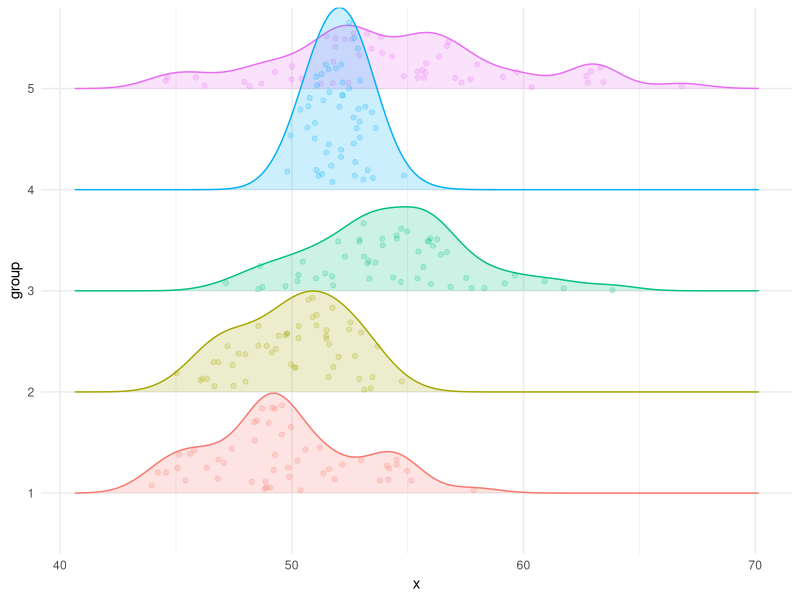
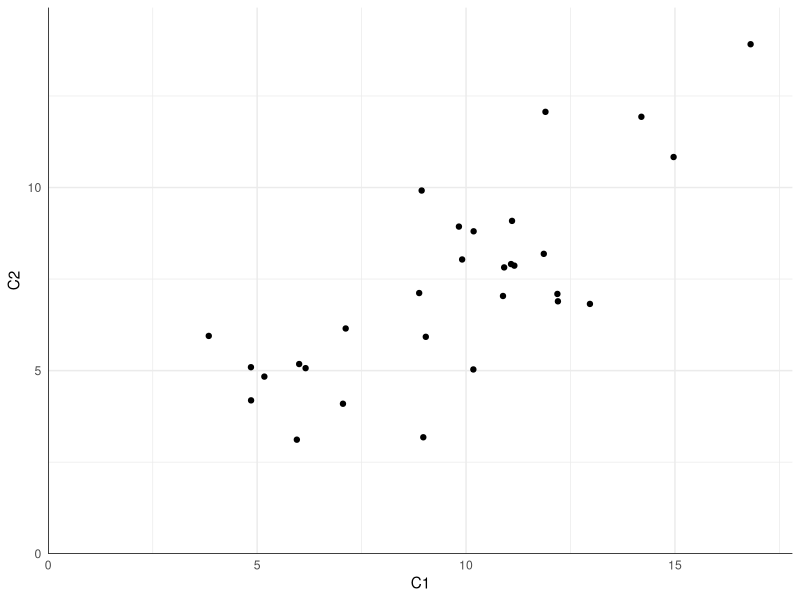
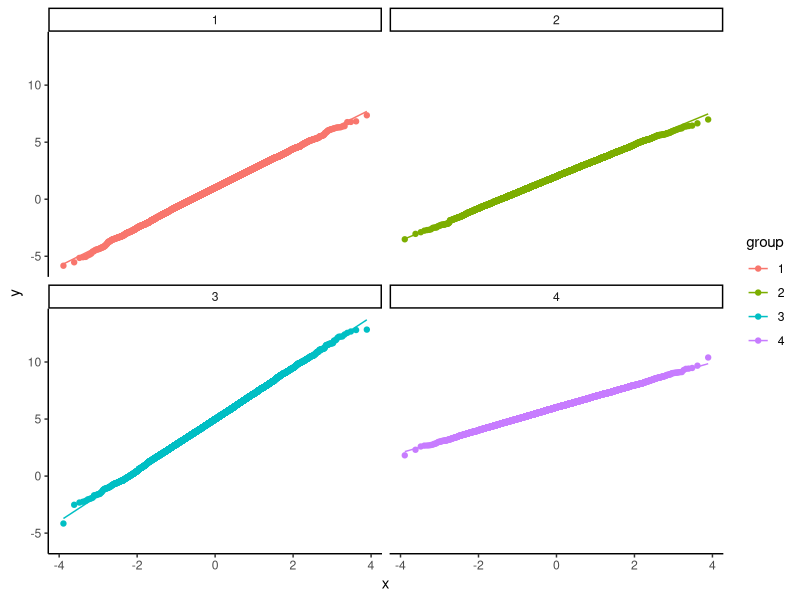

Write R code to recreate these figures, in order.
## ---- chunk 1
library(tidyverse)
knitr::opts_chunk$set(echo = TRUE, 
                      fig.width = 5,
                      fig.height = 3,
                      out.width = "75%", 
                      fig.align = "center")
options(list(dplyr.summarise.inform = FALSE))
theme_set( theme_classic() )

## ---- chunk 2
generate_data <- function(
    focal_parameters,
    auxiliary_parameters,
    design_parameters
) {
  
  # generate pseudo-random numbers and use those to make some data
  
  return(sim_data)
}
## ---- chunk 3
generate_data <- function(mu, sigma_sq, sample_size) {
  
  N <- sum(sample_size) 
  g <- length(sample_size) 
  
  group <- factor( rep(1:g, times = sample_size) )
  mu_long <- rep( mu, times = sample_size )
  sigma_long <- rep( sqrt(sigma_sq), times = sample_size ) 
  
  x <- rnorm( N, mean = mu_long, sd = sigma_long )
  sim_data <- tibble( group = group, x = x )
  
  return(sim_data)
}
## ---- chunk 4
r_bivariate_Poisson <- function(N, rho, mu1, mu2) {
  
  # covariance term, equal to E(Z_3)
  EZ3 <- rho * sqrt(mu1 * mu2) 
  
  # Generate independent components
  Z1 <- rpois(N, lambda = mu1 - EZ3)
  Z2 <- rpois(N, lambda = mu2 - EZ3)
  Z3 <- rpois(N, lambda = EZ3)
  
  # Assemble components
  dat <- data.frame(
    C1 = Z1 + Z3,
    C2 = Z2 + Z3
  )
  
  return(dat)
}
## ---- chunk 5
r_bivariate_Poisson(5, rho = 0.5, mu1 = 4, mu2 = 4)
## ---- chunk 6
#| fig.width: 6
#| fig.height: 4
#| echo: false
#| message: false

library(ggridges)

ANOVA_dat <- generate_data(
  mu = 50 + c(0, 0, 4, 2, 5),
  sigma_sq = c(3^2, 3^2, 4^2, 1^2, 5^2),
  sample_size = rep(50,5)
)

ggplot(ANOVA_dat) + 
  aes(x, group, color = group, fill = group) + 
  geom_density_ridges(
    alpha = 0.2, 
    jittered_points = TRUE
  ) + 
  theme_minimal() + 
  theme(legend.position = "none")
## ---- chunk 7
#| echo: false
#| message: false
#| fig.cap: "$N = 30$ observations from the bivariate Poisson distribution with $\\mu_1 = 10, \\mu_2 = 7, \rho = .65$."
#| fig.width: 6
#| fig.height: 4

bvp_dat <- r_bivariate_Poisson(
  30, 
  rho = 0.65, 
  mu1 = 10, mu2 = 7
)

ggplot(bvp_dat) + 
  aes(C1, C2) + 
  geom_vline(xintercept = 0) + 
  geom_hline(yintercept = 0) + 
  scale_x_continuous(expand = expansion(0,c(0,1))) + 
  scale_y_continuous(expand = expansion(0,c(0,1))) + 
  geom_point(position = position_jitter(width = 0.2, height = 0.2)) + 
  theme_minimal()
## ---- chunk 8
mu <- c(1, 2, 5, 6)
sigma_sq <- c(3, 2, 5, 1)

check_data <- generate_data( 
  mu = mu, 
  sigma_sq = sigma_sq,
  sample_size = rep(10000, 4) 
)

chk <- 
  check_data %>% 
  group_by( group ) %>%
  dplyr::summarise(
    n = n(),
    mean = mean(x),
    var = var(x)
  ) %>%
  mutate(mu = mu, sigma2 = sigma_sq) %>% 
  relocate( group, n, mean, mu, var, sigma2 )
chk
## ---- chunk 9
ggplot( check_data ) +
  aes( sample = x, color = group ) + 
  facet_wrap( ~ group ) +
  stat_qq() + stat_qq_line()
## ---- chunk 10
# Secret code block!
gen_dat_model <- function( n_bar = 10,
                           J = 30,
                           p = 0.5,
                           gamma_0 = 0, gamma_1 = 0, gamma_2 = 0,
                           sigma2_u = 0, sigma2_e = 1,
                           alpha = 0 ) {
  # generate site sizes 
  n_min = round( n_bar * (1 - alpha) )
  n_max = round( n_bar * (1 + alpha) )
  nj <- sample( n_min:n_max, J, replace=TRUE )
  
  # Generate average control outcome and average ATE for all sites
  # (The random effects)
  u0j = rnorm( J, mean=0, sd=sqrt( sigma2_u ) )
  
  # randomize units within each site (proportion p to treatment)
  Zj = ifelse( sample( 1:J ) <= J * p, 1, 0)
  
  # Calculate site intercept for each site
  beta_0j = gamma_0 + gamma_1 * Zj + gamma_2 * Zj * (nj-n_bar)/n_bar + u0j
  
  # Make individual site membership
  sid = as.factor( rep( 1:J, nj ) )
  dd = data.frame( sid = sid )
  
  # Make individual level tx variables
  dd$Z = Zj[ dd$sid ]
  
  # Generate the residuals 
  N = sum( nj )
  e = rnorm( N, mean=0, sd=sqrt( sigma2_e ) )
  
  # Bundle and send out
  dd <- mutate( dd, 
                sid=as.factor(sid),
                Yobs = beta_0j[sid] + e, 
                Z = Zj[ sid ] )
}
## ---- chunk 11
dat <- gen_dat_model( n_bar = 5, J=3, p = 0.5, 
                      gamma_0 = 0, gamma_1 = 0.2, gamma_2 = 0.2,
                      sigma2_u = 0.4, sigma2_e = 1,
                      alpha = 0.5 )

dat
## ---- chunk 12
ICC = 0.3
dat <- gen_dat_model( n_bar = 20, J = 30, p = 0.5,
                      gamma_0 = 0, gamma_1 = 0.3, gamma_2 = 0.2,
                      sigma2_u = ICC, sigma2_e = 1 - ICC,
                      alpha = 0.5 )
## ---- chunk 13
r_tss <- function(n, mean, sd, df) {
  mean + sd * sqrt( (df-2)/df ) * rt(n = n, df = df)
}

r_tss(n = 8, mean = 3, sd = 2, df = 5)
## ---- chunk 14
r_bivariate_Poisson(5, rho = 0.6, mu1 = 4, mu2 = 12)
